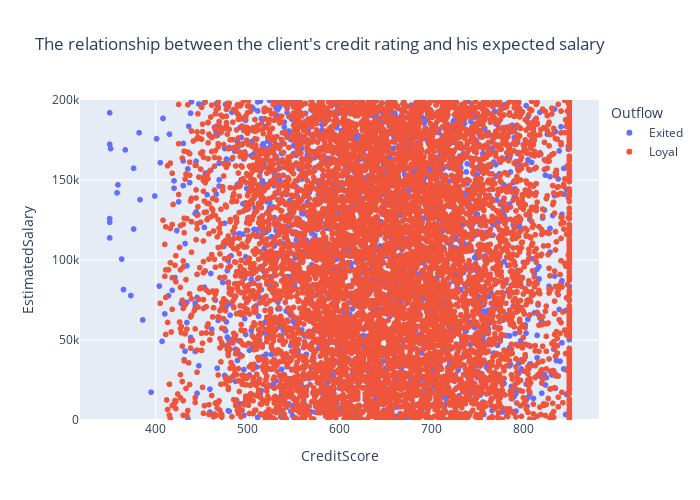

Here is the notebook cell this chart was saved with:
### Markdown cell above
Ответ 9.4: По результатам анализа графика следует вывод о том, что среди лояльных клиентов выбросов значений возраста больше. Основная масса лояльных клиентов сконцентрирована в диапазоне от 30 до 40 лет. Основная масса ушедших клиентов входит в возврастную группу от 40 до 50 лет, банку необходимо сконцентироваться на данной возврастной группе, чтобы снизик отток клиентов.

### Code cell
# 9.5 Постройте график, который показывает взаимосвязь кредитного рейтинга клиента
# и его предполагаемой зарплаты.

fig_9_5 = px.scatter(
    data_frame=churn_data,
    x=churn_data['CreditScore'],
    y=churn_data['EstimatedSalary'],
    color=churn_data['Outflow'],
    width=700,
    height=500,
    range_y=[0,200000],
    title="The relationship between the client's credit rating and his expected salary"
)

fig_9_5.show()

### Figure 1 — Plotly figure (JSON) as saved in the notebook; plotly's stock layout.template omitted (floating-point values rounded to 4 significant figures; data arrays with more than 128 entries replaced by an {"elided": "..."} marker saying what was removed)
{"data": [{"hovertemplate": "Outflow=Exited<br>CreditScore=%{x}<br>EstimatedSalary=%{y}<extra></extra>", "legendgroup": "Exited", "marker": {"color": "#636efa", "symbol": "circle"}, "mode": "markers", "name": "Exited", "showlegend": true, "type": "scattergl", "x": {"elided": "2037 int values"}, "xaxis": "x", "y": {"elided": "2037 float values"}, "yaxis": "y"}, {"hovertemplate": "Outflow=Loyal<br>CreditScore=%{x}<br>EstimatedSalary=%{y}<extra></extra>", "legendgroup": "Loyal", "marker": {"color": "#EF553B", "symbol": "circle"}, "mode": "markers", "name": "Loyal", "showlegend": true, "type": "scattergl", "x": {"elided": "7963 int values"}, "xaxis": "x", "y": {"elided": "7963 float values"}, "yaxis": "y"}], "layout": {"height": 500, "legend": {"title": {"text": "Outflow"}, "tracegroupgap": 0}, "title": {"text": "The relationship between the client's credit rating and his expected salary"}, "width": 700, "xaxis": {"anchor": "y", "domain": [0, 1], "title": {"text": "CreditScore"}}, "yaxis": {"anchor": "x", "domain": [0, 1], "range": [0, 200000], "title": {"text": "EstimatedSalary"}}}}
